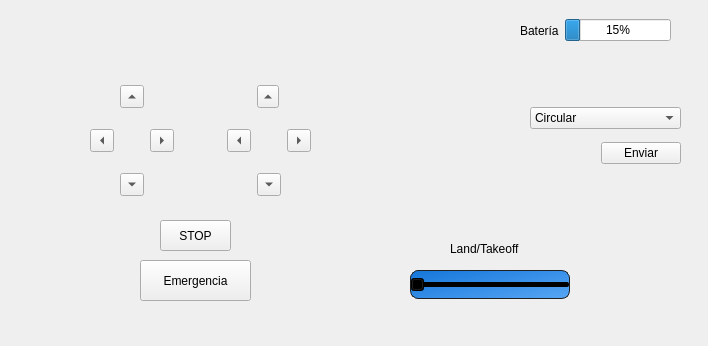
<?xml version="1.0" encoding="UTF-8"?>
<ui version="4.0">
 <class>Form</class>
 <widget class="QWidget" name="Form">
  <property name="geometry">
   <rect>
    <x>0</x>
    <y>0</y>
    <width>708</width>
    <height>346</height>
   </rect>
  </property>
  <property name="windowTitle">
   <string>Form</string>
  </property>
  <widget class="QSlider" name="takeoff_land">
   <property name="geometry">
    <rect>
     <x>410</x>
     <y>270</y>
     <width>160</width>
     <height>29</height>
    </rect>
   </property>
   <property name="styleSheet">
    <string notr="true">
	background: qlineargradient(x1: 0, y1: 0.2, x2: 1, y2: 1, stop: 0 #1a7adc, stop: 1 #57a6f4);
	border: 1px solid #202020;
	width: 8px;
	border-radius: 8px;
</string>
   </property>
   <property name="maximum">
    <number>1</number>
   </property>
   <property name="pageStep">
    <number>1</number>
   </property>
   <property name="orientation">
    <enum>Qt::Horizontal</enum>
   </property>
  </widget>
  <widget class="QPushButton" name="Stop">
   <property name="geometry">
    <rect>
     <x>160</x>
     <y>220</y>
     <width>71</width>
     <height>31</height>
    </rect>
   </property>
   <property name="text">
    <string>STOP</string>
   </property>
  </widget>
  <widget class="QWidget" name="verticalLayoutWidget">
   <property name="geometry">
    <rect>
     <x>530</x>
     <y>100</y>
     <width>151</width>
     <height>71</height>
    </rect>
   </property>
   <layout class="QVBoxLayout" name="verticalLayout">
    <item>
     <widget class="QComboBox" name="trayectorias">
      <property name="maxCount">
       <number>2147483646</number>
      </property>
      <property name="minimumContentsLength">
       <number>0</number>
      </property>
      <item>
       <property name="text">
        <string>Circular</string>
       </property>
      </item>
      <item>
       <property name="text">
        <string>Cuadrada</string>
       </property>
      </item>
      <item>
       <property name="text">
        <string>Linea recta</string>
       </property>
      </item>
      <item>
       <property name="text">
        <string>Triangular</string>
       </property>
      </item>
      <item>
       <property name="text">
        <string>Hexagonal</string>
       </property>
      </item>
     </widget>
    </item>
    <item>
     <layout class="QHBoxLayout" name="horizontalLayout">
      <item>
       <spacer name="horizontalSpacer">
        <property name="orientation">
         <enum>Qt::Horizontal</enum>
        </property>
        <property name="sizeHint" stdset="0">
         <size>
          <width>40</width>
          <height>20</height>
         </size>
        </property>
       </spacer>
      </item>
      <item>
       <widget class="QPushButton" name="Enviar">
        <property name="text">
         <string>Enviar</string>
        </property>
       </widget>
      </item>
     </layout>
    </item>
   </layout>
  </widget>
  <widget class="QPushButton" name="Emergencia">
   <property name="geometry">
    <rect>
     <x>140</x>
     <y>260</y>
     <width>111</width>
     <height>41</height>
    </rect>
   </property>
   <property name="text">
    <string>Emergencia</string>
   </property>
  </widget>
  <widget class="QWidget" name="horizontalLayoutWidget_2">
   <property name="geometry">
    <rect>
     <x>520</x>
     <y>10</y>
     <width>151</width>
     <height>41</height>
    </rect>
   </property>
   <layout class="QHBoxLayout" name="horizontalLayout_3">
    <item>
     <widget class="QLabel" name="label">
      <property name="text">
       <string>Batería</string>
      </property>
     </widget>
    </item>
    <item>
     <widget class="QProgressBar" name="Bateria">
      <property name="value">
       <number>15</number>
      </property>
     </widget>
    </item>
   </layout>
  </widget>
  <widget class="QWidget" name="horizontalLayoutWidget">
   <property name="geometry">
    <rect>
     <x>90</x>
     <y>70</y>
     <width>221</width>
     <height>141</height>
    </rect>
   </property>
   <layout class="QHBoxLayout" name="horizontalLayout_2">
    <item>
     <layout class="QGridLayout" name="gridLayout_2">
      <item row="0" column="1">
       <widget class="QToolButton" name="Sube">
        <property name="text">
         <string>...</string>
        </property>
        <property name="arrowType">
         <enum>Qt::UpArrow</enum>
        </property>
       </widget>
      </item>
      <item row="2" column="0">
       <widget class="QToolButton" name="GiraIzq">
        <property name="text">
         <string>...</string>
        </property>
        <property name="arrowType">
         <enum>Qt::LeftArrow</enum>
        </property>
       </widget>
      </item>
      <item row="3" column="1">
       <widget class="QToolButton" name="Baja">
        <property name="text">
         <string>...</string>
        </property>
        <property name="arrowType">
         <enum>Qt::DownArrow</enum>
        </property>
       </widget>
      </item>
      <item row="2" column="2">
       <widget class="QToolButton" name="GiraDer">
        <property name="text">
         <string>...</string>
        </property>
        <property name="arrowType">
         <enum>Qt::RightArrow</enum>
        </property>
       </widget>
      </item>
     </layout>
    </item>
    <item>
     <spacer name="horizontalSpacer_2">
      <property name="orientation">
       <enum>Qt::Horizontal</enum>
      </property>
      <property name="sizeHint" stdset="0">
       <size>
        <width>40</width>
        <height>20</height>
       </size>
      </property>
     </spacer>
    </item>
    <item>
     <layout class="QGridLayout" name="gridLayout">
      <item row="1" column="0">
       <widget class="QToolButton" name="Izquierda">
        <property name="sizePolicy">
         <sizepolicy hsizetype="Maximum" vsizetype="Fixed">
          <horstretch>0</horstretch>
          <verstretch>0</verstretch>
         </sizepolicy>
        </property>
        <property name="text">
         <string>...</string>
        </property>
        <property name="arrowType">
         <enum>Qt::LeftArrow</enum>
        </property>
       </widget>
      </item>
      <item row="1" column="2">
       <widget class="QToolButton" name="Derecha">
        <property name="sizePolicy">
         <sizepolicy hsizetype="Maximum" vsizetype="Fixed">
          <horstretch>0</horstretch>
          <verstretch>0</verstretch>
         </sizepolicy>
        </property>
        <property name="text">
         <string>...</string>
        </property>
        <property name="arrowType">
         <enum>Qt::RightArrow</enum>
        </property>
       </widget>
      </item>
      <item row="2" column="1">
       <widget class="QToolButton" name="Retrocede">
        <property name="sizePolicy">
         <sizepolicy hsizetype="Maximum" vsizetype="Fixed">
          <horstretch>0</horstretch>
          <verstretch>0</verstretch>
         </sizepolicy>
        </property>
        <property name="text">
         <string>...</string>
        </property>
        <property name="arrowType">
         <enum>Qt::DownArrow</enum>
        </property>
       </widget>
      </item>
      <item row="0" column="1">
       <widget class="QToolButton" name="Avanza">
        <property name="sizePolicy">
         <sizepolicy hsizetype="Maximum" vsizetype="Fixed">
          <horstretch>0</horstretch>
          <verstretch>0</verstretch>
         </sizepolicy>
        </property>
        <property name="maximumSize">
         <size>
          <width>22</width>
          <height>16777215</height>
         </size>
        </property>
        <property name="text">
         <string>...</string>
        </property>
        <property name="arrowType">
         <enum>Qt::UpArrow</enum>
        </property>
       </widget>
      </item>
     </layout>
    </item>
   </layout>
  </widget>
  <widget class="QLabel" name="label_2">
   <property name="geometry">
    <rect>
     <x>450</x>
     <y>240</y>
     <width>101</width>
     <height>17</height>
    </rect>
   </property>
   <property name="text">
    <string>Land/Takeoff</string>
   </property>
  </widget>
 </widget>
 <resources/>
 <connections/>
</ui>
